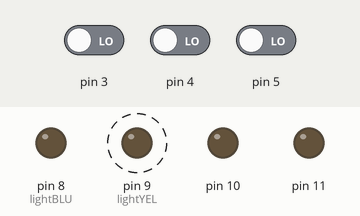
The sketch below on a simulated Arduino Uno, built with avr-gcc and run on an emulated ATmega328P. Parts: output pins drawn as LEDs (lit = HIGH). Dashed ring = blinking. Inputs (shaded band) come from the test bench; at power-on: pin 3 LOW, pin 4 LOW, pin 5 LOW. Random numbers use the default seed unless the sketch sets one.

Above: at 5.3 s.
5.4 s: pin 3 driven HIGH
At 9.06 s:
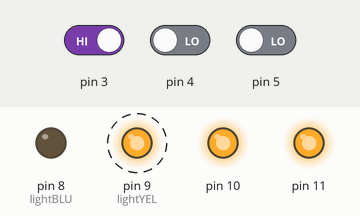
10.5 s: pin 4 driven HIGH
At 15.6 s:
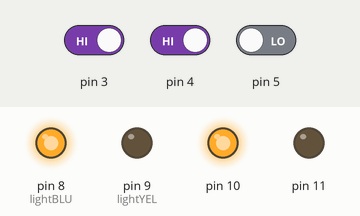
15.8 s: pin 4 driven LOW
21.1 s: pin 3 driven LOW
At 25.9 s:
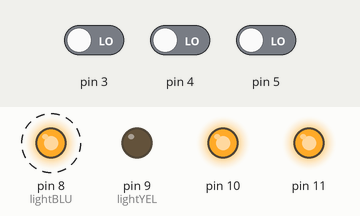
26.2 s: pin 3 driven HIGH
At 30.9 s:
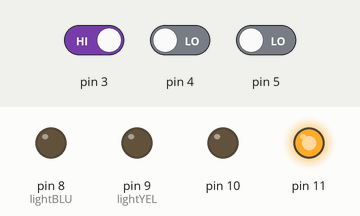
Timing chart, 0 to 78.2 s (numbered marks = the images above; inputs shaded):
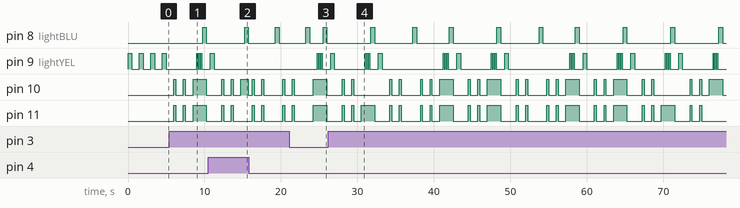

Measured:
- after the input at 5.4 s, pin 8 (lightBLU): LOW → HIGH after 4.4 s, → LOW 0.50 s later; pin 10, pin 11: goes HIGH 0.25 s, LOW 1.0 s, HIGH 0.25 s, LOW 1.0 s, HIGH 1.8 s, then LOW, starting after 0.60 s
- after the input at 10.5 s, pin 8 (lightBLU): LOW → HIGH after 4.8 s, → LOW 0.50 s later
- after the input at 21.1 s, pin 9 (lightYEL): alternates HIGH for 0.13 s and LOW for 0.13 s, 6 changes in all, then stays LOW, starting after 3.7 s
- after the input at 26.2 s, pin 8 (lightBLU): LOW → HIGH after 5.6 s, → LOW 0.50 s later, → HIGH 5.0 s later, → LOW 0.50 s later, … (18 changes in this stretch); pin 10: LOW → HIGH after 1.8 s, → LOW 0.25 s later, → HIGH 1.0 s later, → LOW 0.25 s later, … (46 changes in this stretch)
- by itself, pin 9 (lightYEL): alternates HIGH for 0.50 s and LOW for 1.0 s

The sketch:

week01_homework03.ino
```cpp
//可以玩的
int lightMode10=1;
int lightMode11=1;
int lightBLU=8;
int lightYEL=9;
int gamestart=0;

void setup(){
  pinMode(3,INPUT);
  pinMode(4,INPUT);
  pinMode(5,INPUT);
  pinMode(8,OUTPUT);
  pinMode(9,OUTPUT);
  pinMode(10,OUTPUT);
  pinMode(11,OUTPUT);

}

void loop(){
  if (gamestart==0){
  digitalWrite(lightYEL,HIGH);
  delay(500);
  digitalWrite(lightYEL,LOW);
  delay(1000);
  }
  if (digitalRead(3)==HIGH){
    digitalWrite(10,HIGH);
    digitalWrite(11,HIGH);
    delay(250);
    digitalWrite(10,LOW);
    digitalWrite(11,LOW);
    delay(1000);
    digitalWrite(10,HIGH);
    digitalWrite(11,HIGH);
    delay(250);
    digitalWrite(10,LOW);
    digitalWrite(11,LOW);
    delay(1000);
    gamestart=1;
  }
  if (gamestart==1){
    //game starts
    lightMode10=rand()%2;
    lightMode11=rand()%2;

      digitalWrite(10,lightMode10);
      digitalWrite(11,lightMode11);
      delay(500);

    if((digitalRead(4) != lightMode10) || (digitalRead(5) != lightMode11)){
      digitalWrite(lightYEL,HIGH);
      delay(125);
      digitalWrite(lightYEL,LOW);
      delay(125);
      digitalWrite(lightYEL,HIGH);
      delay(125);
      digitalWrite(lightYEL,LOW);
      delay(125);
      digitalWrite(lightYEL,HIGH);
      delay(125);
      digitalWrite(lightYEL,LOW);
      delay(125);
      gamestart=0;
      }
      digitalWrite(lightBLU,HIGH);
      delay(500);
      digitalWrite(lightBLU,LOW);
      digitalWrite(10,LOW);
      digitalWrite(11,LOW);
      delay(500);
    }
}
```
